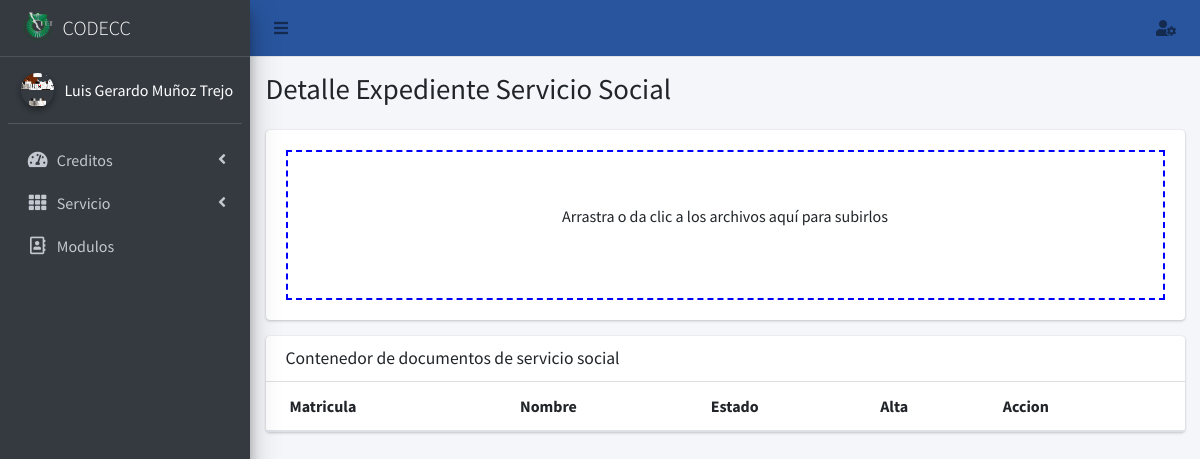
The app's page /expediente/servicio/17 (signed in) with its own data.
### core/models.py (models this page shows, shortened)
class Perfil(models.Model):
    user=models.OneToOneField(User,null=True,on_delete=models.SET_NULL)
    nombre=models.CharField(max_length=56, blank=False, null=False)
    apellido_paterno=models.CharField(max_length=56, blank=False, null=False)
    apellido_materno=models.CharField(max_length=56, blank=False, null=False)
    modulo=models.ManyToManyField(Modulo, blank=True)
    email_institucional=models.CharField(max_length=126, blank=False, null=False, validators=[RegexValidator(regex=r'(^[a-zA-Z0-9_.+-]+@tectijuana.edu.mx+$)|(^[a-zA-Z0-9_.+-]+@tectijuana.tecnm.mx+$)',message="El formato del correo debe ser @tectijuana.edu.mx")])
    foto=models.ImageField(upload_to=rename_folder_photo, max_length=126, blank=True, null=True)
    estado=models.BooleanField(default=False)
    created_at = models.DateTimeField("Creado ", auto_now_add=True)
    updated_at = models.DateTimeField("Actualizado ", auto_now=True)
    class Meta:
        verbose_name="Perfil"
        verbose_name_plural="Perfiles"

### core/views.py (the view)
# urls.py: path('expediente/servicio/<int:id>',views.detalle_expediente_servicio,name="detalle_expediente_servicio"),
@login_required(login_url='login_docente')
def detalle_expediente_servicio(request,id=None):
    documentos=Documento_Servicio.objects.filter(user=request.user.id, matricula=id)
    modulos=Perfil.objects.get(user=request.user.id)
    contexto={
        'titulo': "Detalle Expediente Servicio Social",
        'modulos':modulos.modulo,
        'usuario': Perfil.objects.get(user=request.user.id),
        'documentos': documentos,
    }
    return render(request,"servicio/detalle_expediente.html",contexto)

### core/templatetags/templates.py (called while the page is built)
@register.filter(name='has_group')
def has_group(user, group_name):
       groups = user.groups.all().values_list('name', flat=True)
       return True if group_name in groups else False

@register.simple_tag
def loadsession(user):
       bandera=False
       data=Perfil.objects.get(user=user)
       if data.estado:
              bandera=True
       return bandera

### templates/servicio/detalle_expediente.html (shortened to what this page needs)
{%extends 'docente/inicio.html' %}
{% load staticfiles %}
{%load templates%}
{%block content%}
            <div class="col-lg-12">
              {%if request.user|has_group:"Servicio" or request.user.is_superuser%}
              <div class="card card-default">
                <div class="card-body">
                    <form action="{% url 'Ajax_AltaDocumentoExpedienteServicio' %}" class="dropzone" id="myDropzone" method='POST' enctype="multipart/form-data">
                      </form>
                </div>
              </div>
            </div>
                <div class="col-lg-12">
                  <div class="card">
                    <div class="card-header">
                      <h3 class="card-title">Contenedor de documentos de servicio social</h3>
                    </div>
                    <div class="card-body table-responsive p-0">
                      <table class="table table-hover text-nowrap">
                        <thead>
                          <tr>
                            <th>Matricula</th>
                            <th>Nombre</th>
                            <th>Estado</th>
                            <th>Alta</th>
                            <th>Accion</th>
                          </tr>
                        </thead>
                      </table>
                    </div>
                  </div>
                </div>
                {%else%}
                <p>No tienes permisos para poder realizar esta accion</p>
                {%endif%}
</div>
{%endblock content%}
{%block css%}
<link rel="stylesheet" href="/static/css/dropzone.css">
{%endblock css%}

### templates/docente/aside.html (shortened to what this page needs)
{%load templates%}
 <aside class="main-sidebar sidebar-dark-primary elevation-4">
    <a href="" class="brand-link">
      <img src="/static/img/logo_TECT.png" alt="Logo TecNM" class="brand-image" style="opacity: .8">
      <span class="brand-text font-weight-light">CODECC</span>
    </a>
    <div class="sidebar">
      <div class="user-panel mt-3 pb-3 mb-3 d-flex">
        <div class="image">
          {%if usuario.foto%}
          <img src="{{usuario.foto.url}}" class="img-circle elevation-2" alt="User Image">
          {%else%}
          <img src="/static/img/usernone.png" class="img-circle elevation-2" alt="User Image">
          {%endif%}
        </div>
        <div class="info">
          <span style="color: white;">{{usuario.nombre}} {{usuario.apellido_paterno}} {{usuario.apellido_materno}}</span>
        </div>
      </div>
      <nav class="mt-2">
        <ul class="nav nav-pills nav-sidebar flex-column" data-widget="treeview" role="menu" data-accordion="false">
          {% if request.user|has_group:"Docente" or request.user.is_superuser %}
          <li class="nav-item">
            <a href="#" class="nav-link">
              <i class="nav-icon fas fa-tachometer-alt"></i>
              <p>
                Creditos
                <i class="right fas fa-angle-left"></i>
              </p>
            </a>
          </li>
          {%endif%}
          {% if request.user|has_group:"Servicio" or request.user.is_superuser %}
          <li class="nav-item">
            <a href="#" class="nav-link">
              <i class="nav-icon fas fa-th"></i>
              <p>
                Servicio
                <i class="right fas fa-angle-left"></i>
              </p>
            </a>
          </li>
          {%endif%}
          {% if request.user.is_superuser %}
          <li class="nav-item">
            <a href="{%url 'modulo'%}" class="nav-link">
              <i class="nav-icon far fa-address-book"></i>
              <p>
                Modulos
              </p>
            </a>
          </li>
          {%endif%}
        </ul>
      </nav>
    </div>
  </aside>

### static/css/dropzone.css (style rules this page uses)
.dropzone,.dropzone * { box-sizing:border-box }
.dropzone { min-height:150px;border:2px solid rgba(0,0,0,0.3);background:white;padding:20px 20px }
.dropzone.dz-clickable { cursor:pointer }

### templates/servicio/detalle_expediente.html (style rules this page uses)
.dropzone { border: 2px dashed blue; }

### records on screen
Perfil: foto (picture), nombre "Luis Gerardo", apellido_paterno "Muñoz", apellido_materno "Trejo"

### other values on screen
{{ titulo }} "Detalle Expediente Servicio Social"
